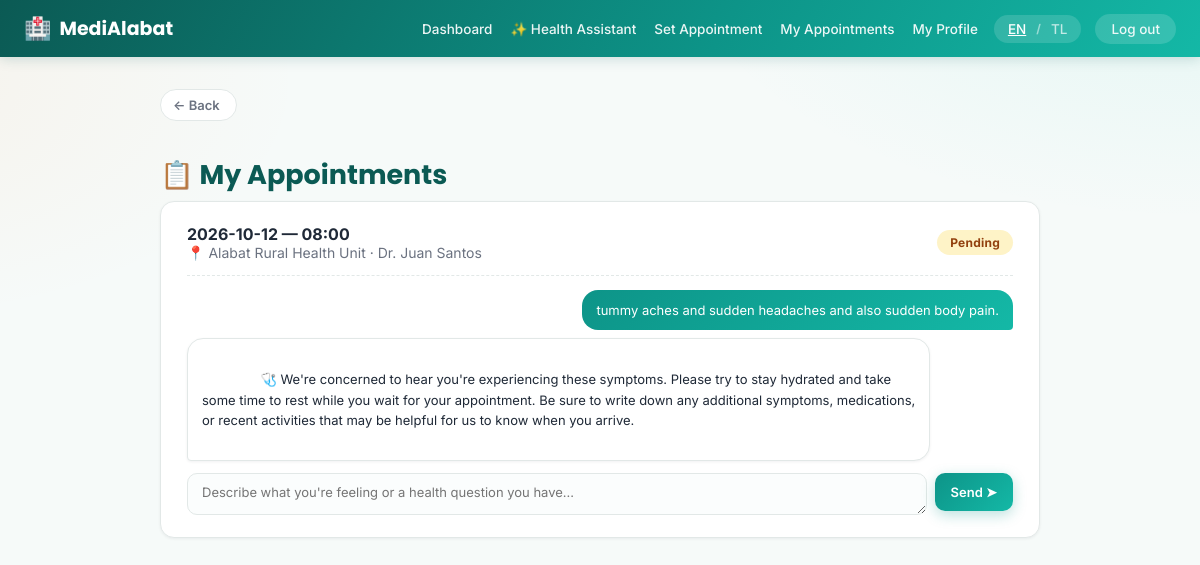
/appointments (signed in), run on an earlier commit of the app's database.
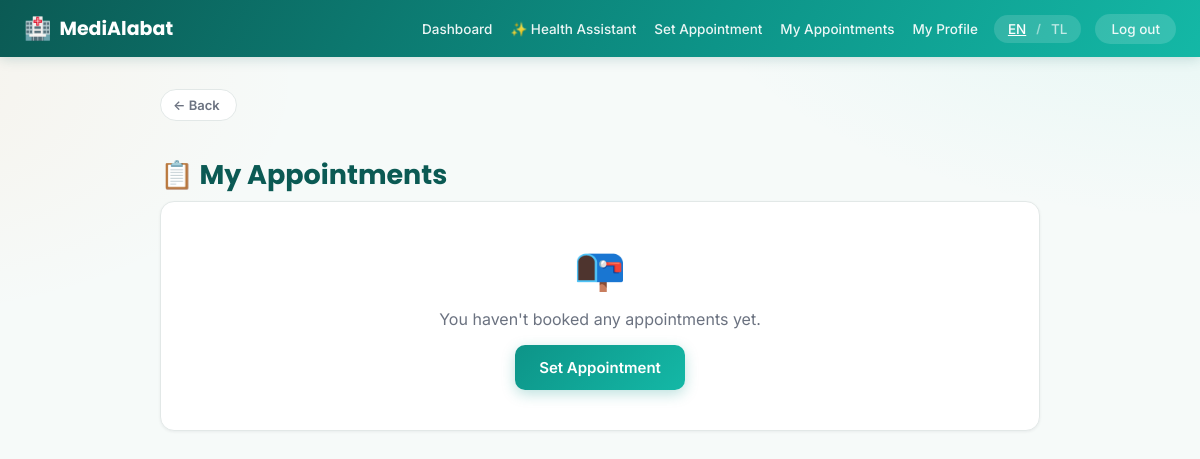
And on a later commit of the database.
### tables this page shows
CREATE TABLE appointments (
            id INTEGER PRIMARY KEY AUTOINCREMENT,
            patient_id INTEGER NOT NULL REFERENCES users(id) ON DELETE CASCADE,
            staff_id INTEGER NOT NULL REFERENCES users(id) ON DELETE CASCADE,
            clinic_id INTEGER NOT NULL REFERENCES clinics(id),
            appt_date TEXT NOT NULL,
            appt_time TEXT NOT NULL,
            reason TEXT,
            status TEXT NOT NULL DEFAULT 'Pending' CHECK(status IN ('Pending','Approved','Reschedule')),
            ai_note TEXT,
            created_at TEXT DEFAULT CURRENT_TIMESTAMP
        );

CREATE TABLE clinics (
    id INTEGER PRIMARY KEY AUTOINCREMENT,
    name TEXT NOT NULL,
    address TEXT
);

CREATE TABLE users (
    id INTEGER PRIMARY KEY AUTOINCREMENT,
    role TEXT NOT NULL CHECK(role IN ('patient', 'staff')),
    full_name TEXT NOT NULL,
    email TEXT UNIQUE NOT NULL,
    password_hash TEXT NOT NULL,
    contact_number TEXT,
    created_at TEXT DEFAULT CURRENT_TIMESTAMP
);

CREATE TABLE appointment_messages (
    id INTEGER PRIMARY KEY AUTOINCREMENT,
    appointment_id INTEGER NOT NULL REFERENCES "appointments_old"(id) ON DELETE CASCADE,
    role TEXT NOT NULL CHECK(role IN ('patient', 'ai')),
    content TEXT NOT NULL,
    created_at TEXT DEFAULT CURRENT_TIMESTAMP
);

### app.py (the view, shortened to what this page needs)
@app.route("/appointments")
@login_required(role="patient")
def patient_appointments(user):
    conn = get_db()
    rows = conn.execute(
        "SELECT a.*, c.name AS clinic_name, u.full_name AS doctor_name FROM appointments a "
        "JOIN clinics c ON c.id = a.clinic_id "
        "JOIN users u ON u.id = a.staff_id "
        "WHERE a.patient_id = ? ORDER BY a.appt_date DESC, a.appt_time DESC",
        (user["id"],),
    ).fetchall()
    context = patient_health_context(conn, user["id"])
    appts = []
    for row in rows:
        appt = dict(row)
        messages = conn.execute(
            "SELECT role, content FROM appointment_messages WHERE appointment_id=? ORDER BY id ASC",
            (appt["id"],),
        ).fetchall()
        has_patient_msg = any(m["role"] == "patient" for m in messages)
        has_ai_msg = any(m["role"] == "ai" for m in messages)
        changed = False
        if appt["reason"] and not has_patient_msg:
            conn.execute(
                "INSERT INTO appointment_messages (appointment_id, role, content) VALUES (?, 'patient', ?)",
                (appt["id"], appt["reason"]),
            )
            changed = True
        if changed:
            conn.commit()
            messages = conn.execute(
                "SELECT role, content FROM appointment_messages WHERE appointment_id=? ORDER BY id ASC",
                (appt["id"],),
            ).fetchall()
        appt["messages"] = messages
        appts.append(appt)
    conn.close()
    return render_template("patient/appointments.html", appointments=appts)

### app.py (called while the page is built)
def current_user():
    if "user_id" not in session:
        return None
    conn = get_db()
    user = conn.execute("SELECT * FROM users WHERE id = ?", (session["user_id"],)).fetchone()
    conn.close()
    return user

def current_lang():
    return session.get("lang", DEFAULT_LANG)

def patient_health_context(conn, user_id):
    profile = conn.execute(
        "SELECT existing_conditions, allergies, medications FROM patient_profiles WHERE user_id=?",
        (user_id,),
    ).fetchone()
    parts = []
    if profile:
        if profile["existing_conditions"]:
            parts.append(f"existing conditions: {profile['existing_conditions']}")
        if profile["allergies"]:
            parts.append(f"allergies: {profile['allergies']}")
        if profile["medications"]:
            parts.append(f"current medications: {profile['medications']}")
    return "; ".join(parts) if parts else None

@app.context_processor
def inject_globals():
    lang = current_lang()
    return {
        "current_user": current_user(),
        "current_lang": lang,
        "t": lambda key, **kwargs: _t(key, lang=lang, **kwargs),
    }

def login_required(role=None):
    def decorator(view):
        @functools.wraps(view)
        def wrapped(*args, **kwargs):
            user = current_user()
            if user is None:
                return redirect(url_for("login"))
            if role and user["role"] != role:
                abort(403)
            return view(user, *args, **kwargs)
        return wrapped
    return decorator

### db.py (called while the page is built)
def get_db():
    conn = sqlite3.connect(DB_PATH)
    conn.row_factory = sqlite3.Row
    conn.execute("PRAGMA foreign_keys = ON")
    return conn

### translations.py (called while the page is built)
def t(key, lang="en", **kwargs):
    entry = TRANSLATIONS.get(key)
    if not entry:
        return key
    text = entry.get(lang) or entry.get(DEFAULT_LANG) or key
    if kwargs:
        try:
            text = text.format(**kwargs)
        except (KeyError, IndexError):
            pass
    return text

### templates/patient/appointments.html (shortened to what this page needs)
{% extends "base.html" %}
{% block content %}
<h1 class="fade-in">📋 {{ t('appts.title') }}</h1>
{% if appointments %}
<div class="appt-list">
    {% for a in appointments %}
    <div class="card fade-in" id="appt-{{ a.id }}">
        <div class="appt-row">
            <div>
                <div class="appt-date">{{ a.appt_date }} — {{ a.appt_time }}</div>
                <div class="appt-clinic">📍 {{ a.clinic_name }} · {{ a.doctor_name }}</div>
            </div>
            <span class="status status-{{ a.status|lower }}">{{ t('status.' ~ a.status|lower) }}</span>
        </div>
        {% if a.messages %}
        <div class="ai-thread ai-thread-compact">
            {% for m in a.messages %}
            <div class="ai-bubble {% if m.role == 'patient' %}ai-bubble-user{% else %}ai-bubble-ai{% endif %}">
                {% if m.role == 'ai' %}🩺 {% endif %}{{ m.content }}
            </div>
            {% endfor %}
        </div>
        <form method="POST" action="{{ url_for('appointment_message', appt_id=a.id) }}" class="ai-continue-form">
            <textarea name="message" rows="1" placeholder="{{ t('ai.placeholder') }}" required></textarea>
            <button type="submit" class="btn-primary btn-compact">{{ t('ai.send') }} ➤</button>
        </form>
        {% endif %}
    </div>
    {% endfor %}
</div>
{% else %}
<div class="card empty-state fade-in">
    <div class="empty-icon">📭</div>
    <p>{{ t('appts.none_yet') }}</p>
    <a href="{{ url_for('new_appointment_clinic') }}" class="btn-primary">{{ t('dash.set_appointment') }}</a>
</div>
{% endif %}
{% endblock %}

### templates/base.html (shortened to what this page needs)
<!DOCTYPE html>
<html lang="{{ current_lang }}">
<head>
    <link rel="stylesheet" href="{{ url_for('static', filename='style.css') }}">
</head>
<body>
    {% if current_user %}
    <nav class="navbar">
        <div class="nav-inner">
            <a href="{{ url_for('patient_dashboard') if current_user.role == 'patient' else url_for('staff_dashboard') }}" class="brand">
                <span class="brand-icon">🏥</span><span>MediAlabat</span>
            </a>
            <div class="nav-links" id="navLinks">
                {% if current_user.role == 'patient' %}
                    <a href="{{ url_for('patient_dashboard') }}">{{ t('nav.dashboard') }}</a>
                    <a href="{{ url_for('health_assistant') }}">✨ {{ t('nav.health_assistant') }}</a>
                    <a href="{{ url_for('new_appointment_clinic') }}">{{ t('nav.set_appointment') }}</a>
                    <a href="{{ url_for('patient_appointments') }}">{{ t('nav.my_appointments') }}</a>
                    <a href="{{ url_for('patient_profile') }}">{{ t('nav.my_profile') }}</a>
                {% else %}
                    <a href="{{ url_for('staff_dashboard') }}">{{ t('nav.dashboard') }}</a>
                    <a href="{{ url_for('staff_requests') }}">{{ t('nav.requests') }}</a>
                    <a href="{{ url_for('staff_schedule') }}">{{ t('nav.my_schedule') }}</a>
                    <a href="{{ url_for('staff_profile') }}">{{ t('nav.my_profile') }}</a>
                {% endif %}
                <div class="lang-switch">
                    <a href="{{ url_for('set_language', code='en') }}" class="{% if current_lang == 'en' %}active{% endif %}">EN</a>
                    <span>/</span>
                    <a href="{{ url_for('set_language', code='tl') }}" class="{% if current_lang == 'tl' %}active{% endif %}">TL</a>
                </div>
                <a href="{{ url_for('logout') }}" class="logout">{{ t('nav.logout') }}</a>
            </div>
        </div>
    </nav>
    {% else %}
    <div class="lang-switch lang-switch-floating">
        <a href="{{ url_for('set_language', code='en') }}" class="{% if current_lang == 'en' %}active{% endif %}">EN</a>
        <span>/</span>
        <a href="{{ url_for('set_language', code='tl') }}" class="{% if current_lang == 'tl' %}active{% endif %}">TL</a>
    </div>
    {% endif %}
    <main class="container {% if not current_user %}auth-container{% endif %} {% block container_class %}{% endblock %}">
        {% if current_user and request.endpoint not in ['patient_dashboard', 'staff_dashboard'] %}
        <button type="button" class="back-btn fade-in" onclick="history.back()">← {{ t('nav.back') }}</button>
        {% endif %}
        {% block content %}{% endblock %}
    </main>
</body>
</html>

### static/style.css (style rules this page uses)
:root { --primary: #0d9488; --primary-dark: #0f766e; --primary-darker: #0b5a54; --accent: #2dd4bf; --accent-warm: #fb923c; --bg: #f6faf9; --card-bg: #ffffff; --text: #1f2937; --muted: #6b7280; --danger: #dc2626; --border: #e2e8e7; --radius: 14px; --radius-lg: 20px; --shadow-sm: 0 1px 3px rgba(15, 23, 42, 0.06); --shadow-md: 0 8px 24px rgba(13, 148, 136, 0.10); --shadow-lg: 0 16px 40px rgba(13, 148, 136, 0.16); }
* { box-sizing: border-box; overflow-wrap: break-word; }
body { margin: 0; font-family: 'Inter', system-ui, -apple-system, sans-serif; background: radial-gradient(900px 500px at 100% -10%, rgba(45, 212, 191, 0.10), transparent 60%), radial-gradient(700px 400px at -10% 10%, rgba(251, 146, 60, 0.07), transparent 60%), var(--bg); background-attachment: fixed; color: var(--text); -webkit-font-smoothing: antialiased; }
h1, h2, h3, .brand, .brand-lg { font-family: 'Poppins', 'Inter', system-ui, sans-serif; }
a { color: var(--primary); text-decoration: none; transition: color 0.15s ease; }
.fade-in { animation: fadeInUp 0.35s ease both; }
.navbar { background: linear-gradient(120deg, var(--primary-darker), var(--primary) 60%, #14b8a6); padding: 0; position: sticky; top: 0; z-index: 50; box-shadow: 0 2px 12px rgba(11, 90, 84, 0.18); }
.nav-inner { max-width: 1240px; margin: 0 auto; padding: 12px 24px; display: flex; align-items: center; justify-content: space-between; gap: 16px; flex-wrap: nowrap; }
.brand { color: white !important; font-weight: 700; font-size: 19px; display: flex; align-items: center; gap: 8px; }
.brand-icon { font-size: 22px; }
.nav-links { display: flex; align-items: center; gap: 14px; flex-wrap: nowrap; white-space: nowrap; }
.nav-links a { color: white !important; opacity: 0.92; font-weight: 500; font-size: 13.5px; padding: 6px 2px; position: relative; }
.nav-links a:not(.logout):not(.lang-switch a)::after { content: ''; position: absolute; left: 0; right: 0; bottom: -2px; height: 2px; background: white; transform: scaleX(0); transition: transform 0.2s ease; }
.nav-links .logout { background: rgba(255,255,255,0.16); padding: 7px 16px; border-radius: 20px; transition: background 0.15s ease; }
.lang-switch { display: flex; align-items: center; gap: 6px; background: rgba(255,255,255,0.14); padding: 4px 10px; border-radius: 20px; font-size: 12px; font-weight: 700; }
.lang-switch a { opacity: 0.7 !important; padding: 2px 4px !important; }
.lang-switch a.active { opacity: 1 !important; text-decoration: underline; }
.lang-switch span { color: rgba(255,255,255,0.5); }
.container { max-width: 920px; margin: 0 auto; padding: 32px 20px 70px; }
.back-btn { display: inline-flex; align-items: center; gap: 4px; background: white; border: 1.5px solid var(--border); color: var(--muted); font-size: 13px; font-weight: 600; padding: 7px 16px 7px 12px; border-radius: 20px; margin-bottom: 16px; cursor: pointer; transition: border-color 0.15s ease, color 0.15s ease, transform 0.15s ease; }
h1 { font-size: 27px; margin-bottom: 6px; font-weight: 700; color: var(--primary-darker); }
.card { background: var(--card-bg); border: 1px solid var(--border); border-radius: var(--radius); padding: 22px 26px; margin-bottom: 20px; box-shadow: var(--shadow-sm); transition: box-shadow 0.2s ease, transform 0.2s ease; }
.empty-state { text-align: center; padding: 40px 20px; }
.empty-icon { font-size: 42px; margin-bottom: 10px; }
.empty-state p { color: var(--muted); margin-bottom: 16px; }
button { font-family: inherit; cursor: pointer; }
.btn-primary { background: linear-gradient(135deg, var(--primary), #14b8a6); color: white; border: none; padding: 13px 24px; border-radius: 10px; font-size: 15px; font-weight: 600; display: inline-block; text-align: center; box-shadow: 0 4px 14px rgba(13, 148, 136, 0.28); transition: transform 0.15s ease, box-shadow 0.15s ease; }

What changed in the data, as far as the page shows it:
removed appointments: appt_date "2026-10-12", appt_time "08:00", clinic_name "Alabat Rural Health Unit", doctor_name "Dr. Juan Santos", status "Pending", message "Describe what you're feeling or a health question you have...", t "Send"
removed appointment_messages: content "tummy aches and sudden headaches and also sudden body pain.", role "patient" (drawn)
removed appointment_messages: content "We're concerned to hear you're experiencing these symptoms. Please try to stay hydrated and take some time to rest while you wait for your appointment. Be sure to write down any additional symptoms, medications, or recent activities that may be helpful for us to know when you arrive.", role "ai" (drawn)
Also different on the page:
{{ t('appts.none_yet') }}: (not shown) → "You haven't booked any appointments yet."
{{ t('dash.set_appointment') }}: (not shown) → "Set Appointment"
